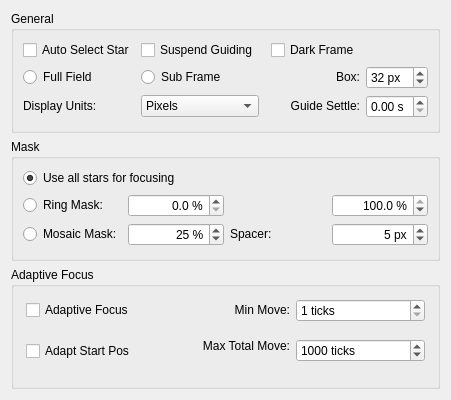
<?xml version="1.0" encoding="UTF-8"?>
<ui version="4.0">
 <class>OpsFocusSettings</class>
 <widget class="QWidget" name="OpsFocusSettings">
  <property name="geometry">
   <rect>
    <x>0</x>
    <y>0</y>
    <width>451</width>
    <height>400</height>
   </rect>
  </property>
  <property name="windowTitle">
   <string>Focus Settings</string>
  </property>
  <layout class="QVBoxLayout" name="verticalLayout_3">
   <item>
    <widget class="QGroupBox" name="generaGroupBox">
     <property name="title">
      <string>General</string>
     </property>
     <layout class="QGridLayout" name="gridLayoutSettings_2" columnstretch="0,0,0,0,0">
      <property name="spacing">
       <number>6</number>
      </property>
      <item row="0" column="0">
       <widget class="QCheckBox" name="focusAutoStarEnabled">
        <property name="sizePolicy">
         <sizepolicy hsizetype="Preferred" vsizetype="Fixed">
          <horstretch>0</horstretch>
          <verstretch>0</verstretch>
         </sizepolicy>
        </property>
        <property name="toolTip">
         <string>&lt;html&gt;&lt;head/&gt;&lt;body&gt;&lt;p&gt;This option is only active when Sub Frame is selected.  Check to allow Ekos to select a single star for focus; uncheck to allow the user to select the star to use in FitsViewer.&lt;/p&gt;&lt;/body&gt;&lt;/html&gt;</string>
        </property>
        <property name="text">
         <string>Auto Select Star</string>
        </property>
        <property name="autoRepeatDelay">
         <number>298</number>
        </property>
       </widget>
      </item>
      <item row="1" column="0">
       <widget class="QRadioButton" name="focusUseFullField">
        <property name="sizePolicy">
         <sizepolicy hsizetype="Preferred" vsizetype="Fixed">
          <horstretch>0</horstretch>
          <verstretch>0</verstretch>
         </sizepolicy>
        </property>
        <property name="toolTip">
         <string>&lt;html&gt;&lt;head/&gt;&lt;body&gt;&lt;p&gt;Select Full Field to allow focus to use multiple stars (note: Sub Frame uses a single star).  In this mode Ekos will automatically select multiple stars during Autofocus and,  for example,  average the HFR of all stars detected to perform focus. &lt;/p&gt;&lt;/body&gt;&lt;/html&gt;</string>
        </property>
        <property name="text">
         <string>Full Field</string>
        </property>
        <property name="checked">
         <bool>false</bool>
        </property>
       </widget>
      </item>
      <item row="1" column="3">
       <widget class="QLabel" name="label_16">
        <property name="sizePolicy">
         <sizepolicy hsizetype="Preferred" vsizetype="Fixed">
          <horstretch>0</horstretch>
          <verstretch>0</verstretch>
         </sizepolicy>
        </property>
        <property name="text">
         <string>Box:</string>
        </property>
        <property name="alignment">
         <set>Qt::AlignRight|Qt::AlignTrailing|Qt::AlignVCenter</set>
        </property>
        <property name="buddy">
         <cstring>focusBoxSize</cstring>
        </property>
       </widget>
      </item>
      <item row="2" column="3">
       <widget class="QLabel" name="label_18">
        <property name="sizePolicy">
         <sizepolicy hsizetype="Preferred" vsizetype="Fixed">
          <horstretch>0</horstretch>
          <verstretch>0</verstretch>
         </sizepolicy>
        </property>
        <property name="text">
         <string>Guide Settle:</string>
        </property>
        <property name="alignment">
         <set>Qt::AlignRight|Qt::AlignTrailing|Qt::AlignVCenter</set>
        </property>
        <property name="buddy">
         <cstring>focusGuideSettleTime</cstring>
        </property>
       </widget>
      </item>
      <item row="2" column="0">
       <widget class="QLabel" name="label_39">
        <property name="sizePolicy">
         <sizepolicy hsizetype="Preferred" vsizetype="Fixed">
          <horstretch>0</horstretch>
          <verstretch>0</verstretch>
         </sizepolicy>
        </property>
        <property name="text">
         <string>Display Units:</string>
        </property>
        <property name="alignment">
         <set>Qt::AlignLeading|Qt::AlignLeft|Qt::AlignVCenter</set>
        </property>
        <property name="buddy">
         <cstring>focusUnits</cstring>
        </property>
       </widget>
      </item>
      <item row="1" column="4">
       <widget class="QSpinBox" name="focusBoxSize">
        <property name="sizePolicy">
         <sizepolicy hsizetype="Preferred" vsizetype="Fixed">
          <horstretch>0</horstretch>
          <verstretch>0</verstretch>
         </sizepolicy>
        </property>
        <property name="toolTip">
         <string>&lt;html&gt;&lt;head/&gt;&lt;body&gt;&lt;p&gt;Size of the subframe in pixels.&lt;/p&gt;&lt;/body&gt;&lt;/html&gt;</string>
        </property>
        <property name="suffix">
         <string> px</string>
        </property>
        <property name="minimum">
         <number>16</number>
        </property>
        <property name="maximum">
         <number>256</number>
        </property>
        <property name="singleStep">
         <number>16</number>
        </property>
        <property name="value">
         <number>32</number>
        </property>
       </widget>
      </item>
      <item row="1" column="1" colspan="2">
       <widget class="QRadioButton" name="focusSubFrame">
        <property name="sizePolicy">
         <sizepolicy hsizetype="Preferred" vsizetype="Fixed">
          <horstretch>0</horstretch>
          <verstretch>0</verstretch>
         </sizepolicy>
        </property>
        <property name="toolTip">
         <string>&lt;html&gt;&lt;head/&gt;&lt;body&gt;&lt;p&gt;Select Sub Frame to make focus to use a single star (note: Full Field uses multiple stars).  In this mode the Auto Select Star checkbox becomes active to allow either Ekos to select a star (when checked) or to allow the user to manually select the star in FitsViewer (when unchecked).&lt;/p&gt;&lt;/body&gt;&lt;/html&gt;</string>
        </property>
        <property name="text">
         <string>Sub Frame</string>
        </property>
        <property name="checked">
         <bool>false</bool>
        </property>
       </widget>
      </item>
      <item row="2" column="4">
       <widget class="QDoubleSpinBox" name="focusGuideSettleTime">
        <property name="sizePolicy">
         <sizepolicy hsizetype="Preferred" vsizetype="Fixed">
          <horstretch>0</horstretch>
          <verstretch>0</verstretch>
         </sizepolicy>
        </property>
        <property name="toolTip">
         <string>&lt;html&gt;&lt;head/&gt;&lt;body&gt;&lt;p&gt;Wait this many seconds after autofocus completes before resuming guiding.&lt;/p&gt;&lt;/body&gt;&lt;/html&gt;</string>
        </property>
        <property name="suffix">
         <string> s</string>
        </property>
        <property name="maximum">
         <double>60.000000000000000</double>
        </property>
       </widget>
      </item>
      <item row="0" column="1">
       <widget class="QCheckBox" name="focusSuspendGuiding">
        <property name="sizePolicy">
         <sizepolicy hsizetype="Preferred" vsizetype="Fixed">
          <horstretch>0</horstretch>
          <verstretch>0</verstretch>
         </sizepolicy>
        </property>
        <property name="toolTip">
         <string>Suspend Guiding while autofocus in progress</string>
        </property>
        <property name="text">
         <string>Suspend Guiding</string>
        </property>
       </widget>
      </item>
      <item row="0" column="3">
       <widget class="QCheckBox" name="useFocusDarkFrame">
        <property name="sizePolicy">
         <sizepolicy hsizetype="Preferred" vsizetype="Fixed">
          <horstretch>0</horstretch>
          <verstretch>0</verstretch>
         </sizepolicy>
        </property>
        <property name="toolTip">
         <string>&lt;html&gt;&lt;head/&gt;&lt;body&gt;&lt;p&gt;Subtract dark frame. Create dark frames or defect maps in the Dark Library tool in the capture module.&lt;/p&gt;&lt;/body&gt;&lt;/html&gt;</string>
        </property>
        <property name="text">
         <string>Dark Frame</string>
        </property>
       </widget>
      </item>
      <item row="2" column="1">
       <widget class="QComboBox" name="focusUnits">
        <property name="toolTip">
         <string>&lt;html&gt;&lt;head/&gt;&lt;body&gt;&lt;p&gt;Display units for HFR and FWHM.&lt;/p&gt;&lt;/body&gt;&lt;/html&gt;</string>
        </property>
        <item>
         <property name="text">
          <string>Pixels</string>
         </property>
        </item>
        <item>
         <property name="text">
          <string>Arc Seconds</string>
         </property>
        </item>
       </widget>
      </item>
     </layout>
    </widget>
   </item>
   <item>
    <widget class="QGroupBox" name="maskGroupBox">
     <property name="title">
      <string>Mask</string>
     </property>
     <layout class="QGridLayout" name="gridLayout">
      <property name="spacing">
       <number>6</number>
      </property>
      <item row="2" column="0">
       <widget class="QRadioButton" name="focusMosaicMaskRB">
        <property name="sizePolicy">
         <sizepolicy hsizetype="Preferred" vsizetype="Fixed">
          <horstretch>0</horstretch>
          <verstretch>0</verstretch>
         </sizepolicy>
        </property>
        <property name="toolTip">
         <string>&lt;html&gt;&lt;head/&gt;&lt;body&gt;&lt;p&gt;Aberration inspector style mask with a 3x3 mosaic formed with tiles from the center, the corners and the edges.&lt;/p&gt;&lt;/body&gt;&lt;/html&gt;</string>
        </property>
        <property name="text">
         <string>Mosaic Mask:</string>
        </property>
       </widget>
      </item>
      <item row="1" column="0">
       <widget class="QRadioButton" name="focusRingMaskRB">
        <property name="sizePolicy">
         <sizepolicy hsizetype="Preferred" vsizetype="Fixed">
          <horstretch>0</horstretch>
          <verstretch>0</verstretch>
         </sizepolicy>
        </property>
        <property name="toolTip">
         <string>&lt;html&gt;&lt;head/&gt;&lt;body&gt;&lt;p&gt;During Full Field focusing, this controls the size of an Annulus centred at the middle of the sensor to include for processing. Set inner % to zero to include the centre of the sensor and set outer % to 100 to include the outer edges of the sensor. &lt;/p&gt;&lt;/body&gt;&lt;/html&gt;</string>
        </property>
        <property name="text">
         <string>Ring Mask:</string>
        </property>
        <property name="checked">
         <bool>false</bool>
        </property>
       </widget>
      </item>
      <item row="2" column="3">
       <widget class="QSpinBox" name="focusMosaicSpace">
        <property name="sizePolicy">
         <sizepolicy hsizetype="Preferred" vsizetype="Fixed">
          <horstretch>0</horstretch>
          <verstretch>0</verstretch>
         </sizepolicy>
        </property>
        <property name="toolTip">
         <string>&lt;html&gt;&lt;head/&gt;&lt;body&gt;&lt;p&gt;Size of the separator between the tiles.&lt;/p&gt;&lt;/body&gt;&lt;/html&gt;</string>
        </property>
        <property name="alignment">
         <set>Qt::AlignRight|Qt::AlignTrailing|Qt::AlignVCenter</set>
        </property>
        <property name="suffix">
         <string> px</string>
        </property>
        <property name="minimum">
         <number>1</number>
        </property>
        <property name="value">
         <number>5</number>
        </property>
       </widget>
      </item>
      <item row="2" column="1">
       <widget class="QSpinBox" name="focusMosaicTileWidth">
        <property name="sizePolicy">
         <sizepolicy hsizetype="Preferred" vsizetype="Fixed">
          <horstretch>0</horstretch>
          <verstretch>0</verstretch>
         </sizepolicy>
        </property>
        <property name="toolTip">
         <string>&lt;html&gt;&lt;head/&gt;&lt;body&gt;&lt;p&gt;Tiles are squares with an edge length calculated by the given percentage of the image width. The percentage is limited such that the tile size does not exceed one third of the shorter side of the image (in most cases, it's height).&lt;/p&gt;&lt;/body&gt;&lt;/html&gt;</string>
        </property>
        <property name="alignment">
         <set>Qt::AlignRight|Qt::AlignTrailing|Qt::AlignVCenter</set>
        </property>
        <property name="suffix">
         <string> %</string>
        </property>
        <property name="prefix">
         <string/>
        </property>
        <property name="minimum">
         <number>1</number>
        </property>
        <property name="maximum">
         <number>33</number>
        </property>
        <property name="singleStep">
         <number>1</number>
        </property>
        <property name="value">
         <number>25</number>
        </property>
       </widget>
      </item>
      <item row="1" column="1">
       <widget class="QDoubleSpinBox" name="focusFullFieldInnerRadius">
        <property name="sizePolicy">
         <sizepolicy hsizetype="Preferred" vsizetype="Fixed">
          <horstretch>0</horstretch>
          <verstretch>0</verstretch>
         </sizepolicy>
        </property>
        <property name="toolTip">
         <string>&lt;html&gt;&lt;head/&gt;&lt;body&gt;&lt;p&gt;Diameter of the inner circle to be excluded from focusing (e.g. a centered galaxy or star cluster). The diameter is given as percentage of the image diagonal. Set to zero to include the centre of the sensor.&lt;/p&gt;&lt;/body&gt;&lt;/html&gt;</string>
        </property>
        <property name="alignment">
         <set>Qt::AlignRight|Qt::AlignTrailing|Qt::AlignVCenter</set>
        </property>
        <property name="suffix">
         <string> %</string>
        </property>
        <property name="decimals">
         <number>1</number>
        </property>
        <property name="singleStep">
         <double>10.000000000000000</double>
        </property>
       </widget>
      </item>
      <item row="2" column="2">
       <widget class="QLabel" name="focusSpacerLabel">
        <property name="sizePolicy">
         <sizepolicy hsizetype="Preferred" vsizetype="Fixed">
          <horstretch>0</horstretch>
          <verstretch>0</verstretch>
         </sizepolicy>
        </property>
        <property name="text">
         <string>Spacer:</string>
        </property>
        <property name="buddy">
         <cstring>focusMosaicSpace</cstring>
        </property>
       </widget>
      </item>
      <item row="0" column="0" colspan="2">
       <widget class="QRadioButton" name="focusNoMaskRB">
        <property name="sizePolicy">
         <sizepolicy hsizetype="Preferred" vsizetype="Fixed">
          <horstretch>0</horstretch>
          <verstretch>0</verstretch>
         </sizepolicy>
        </property>
        <property name="toolTip">
         <string>All stars are used for focusing.</string>
        </property>
        <property name="text">
         <string>Use all stars for focusing</string>
        </property>
        <property name="checked">
         <bool>true</bool>
        </property>
       </widget>
      </item>
      <item row="1" column="3">
       <widget class="QDoubleSpinBox" name="focusFullFieldOuterRadius">
        <property name="sizePolicy">
         <sizepolicy hsizetype="Preferred" vsizetype="Fixed">
          <horstretch>0</horstretch>
          <verstretch>0</verstretch>
         </sizepolicy>
        </property>
        <property name="toolTip">
         <string>&lt;html&gt;&lt;head/&gt;&lt;body&gt;&lt;p&gt;Diameter of the outer circle to be excluded from focusing. The diameter is given as percentage of the image diagonal. Set to 100% to include the outer edges of the sensor. &lt;/p&gt;&lt;/body&gt;&lt;/html&gt;</string>
        </property>
        <property name="alignment">
         <set>Qt::AlignRight|Qt::AlignTrailing|Qt::AlignVCenter</set>
        </property>
        <property name="suffix">
         <string> %</string>
        </property>
        <property name="decimals">
         <number>1</number>
        </property>
        <property name="singleStep">
         <double>10.000000000000000</double>
        </property>
        <property name="value">
         <double>100.000000000000000</double>
        </property>
       </widget>
      </item>
     </layout>
    </widget>
   </item>
   <item>
    <widget class="QGroupBox" name="adaptiveFocusGroup">
     <property name="enabled">
      <bool>true</bool>
     </property>
     <property name="sizePolicy">
      <sizepolicy hsizetype="Preferred" vsizetype="Preferred">
       <horstretch>0</horstretch>
       <verstretch>0</verstretch>
      </sizepolicy>
     </property>
     <property name="title">
      <string>Adaptive Focus</string>
     </property>
     <layout class="QGridLayout" name="gridLayout_2">
      <property name="leftMargin">
       <number>12</number>
      </property>
      <property name="topMargin">
       <number>12</number>
      </property>
      <property name="rightMargin">
       <number>12</number>
      </property>
      <property name="bottomMargin">
       <number>12</number>
      </property>
      <property name="spacing">
       <number>6</number>
      </property>
      <item row="0" column="2">
       <widget class="QSpinBox" name="focusAdaptiveMinMove">
        <property name="sizePolicy">
         <sizepolicy hsizetype="Preferred" vsizetype="Fixed">
          <horstretch>0</horstretch>
          <verstretch>0</verstretch>
         </sizepolicy>
        </property>
        <property name="toolTip">
         <string>&lt;html&gt;&lt;head/&gt;&lt;body&gt;&lt;p&gt;The minimum size of an adaptive focus change that will be sent to the focuser.&lt;/p&gt;&lt;/body&gt;&lt;/html&gt;</string>
        </property>
        <property name="suffix">
         <string> ticks</string>
        </property>
        <property name="minimum">
         <number>1</number>
        </property>
        <property name="maximum">
         <number>10000</number>
        </property>
        <property name="value">
         <number>1</number>
        </property>
       </widget>
      </item>
      <item row="3" column="2" rowspan="4">
       <widget class="QSpinBox" name="focusAdaptiveMaxMove">
        <property name="sizePolicy">
         <sizepolicy hsizetype="Preferred" vsizetype="Fixed">
          <horstretch>0</horstretch>
          <verstretch>0</verstretch>
         </sizepolicy>
        </property>
        <property name="toolTip">
         <string>&lt;html&gt;&lt;head/&gt;&lt;body&gt;&lt;p&gt;The maximum total Adaptive focuser movement between Autofocus runs.  If this value is hit,  adaptive focusing is suspended.  The purpose of this control is to handle runaway adaptive focusing.&lt;/p&gt;&lt;/body&gt;&lt;/html&gt;</string>
        </property>
        <property name="suffix">
         <string> ticks</string>
        </property>
        <property name="minimum">
         <number>1</number>
        </property>
        <property name="maximum">
         <number>100000</number>
        </property>
        <property name="value">
         <number>1000</number>
        </property>
       </widget>
      </item>
      <item row="0" column="0">
       <widget class="QCheckBox" name="focusAdaptive">
        <property name="sizePolicy">
         <sizepolicy hsizetype="Preferred" vsizetype="Fixed">
          <horstretch>0</horstretch>
          <verstretch>0</verstretch>
         </sizepolicy>
        </property>
        <property name="toolTip">
         <string>&lt;html&gt;&lt;head/&gt;&lt;body&gt;&lt;p&gt;Enable Adaptive Focus between subframes. This is an experimental feature.&lt;/p&gt;&lt;/body&gt;&lt;/html&gt;</string>
        </property>
        <property name="text">
         <string>Adaptive Focus</string>
        </property>
       </widget>
      </item>
      <item row="0" column="1">
       <widget class="QLabel" name="label_7">
        <property name="sizePolicy">
         <sizepolicy hsizetype="Preferred" vsizetype="Fixed">
          <horstretch>0</horstretch>
          <verstretch>0</verstretch>
         </sizepolicy>
        </property>
        <property name="toolTip">
         <string>&lt;html&gt;&lt;head/&gt;&lt;body&gt;&lt;p&gt;Minimum focuser movement when using Adaptive Focus.&lt;/p&gt;&lt;/body&gt;&lt;/html&gt;</string>
        </property>
        <property name="text">
         <string>Min Move:</string>
        </property>
        <property name="alignment">
         <set>Qt::AlignRight|Qt::AlignTrailing|Qt::AlignVCenter</set>
        </property>
        <property name="buddy">
         <cstring>focusAdaptiveMinMove</cstring>
        </property>
       </widget>
      </item>
      <item row="3" column="0" rowspan="4">
       <widget class="QCheckBox" name="focusAdaptStart">
        <property name="sizePolicy">
         <sizepolicy hsizetype="Preferred" vsizetype="Fixed">
          <horstretch>0</horstretch>
          <verstretch>0</verstretch>
         </sizepolicy>
        </property>
        <property name="toolTip">
         <string>&lt;html&gt;&lt;head/&gt;&lt;body&gt;&lt;p&gt;Adapt the Autofocus start position based on filter and the Adaptive Focus settings. This is an experimental feature.&lt;/p&gt;&lt;/body&gt;&lt;/html&gt;</string>
        </property>
        <property name="text">
         <string>Adapt Start Pos</string>
        </property>
       </widget>
      </item>
      <item row="4" column="1">
       <widget class="QLabel" name="label_6">
        <property name="sizePolicy">
         <sizepolicy hsizetype="Preferred" vsizetype="Fixed">
          <horstretch>0</horstretch>
          <verstretch>0</verstretch>
         </sizepolicy>
        </property>
        <property name="text">
         <string>Max Total Move:</string>
        </property>
        <property name="alignment">
         <set>Qt::AlignRight|Qt::AlignTrailing|Qt::AlignVCenter</set>
        </property>
        <property name="buddy">
         <cstring>focusAdaptiveMaxMove</cstring>
        </property>
       </widget>
      </item>
     </layout>
    </widget>
   </item>
  </layout>
 </widget>
 <tabstops>
  <tabstop>focusAutoStarEnabled</tabstop>
  <tabstop>focusSuspendGuiding</tabstop>
  <tabstop>useFocusDarkFrame</tabstop>
  <tabstop>focusUseFullField</tabstop>
  <tabstop>focusSubFrame</tabstop>
  <tabstop>focusBoxSize</tabstop>
  <tabstop>focusUnits</tabstop>
  <tabstop>focusGuideSettleTime</tabstop>
  <tabstop>focusNoMaskRB</tabstop>
  <tabstop>focusRingMaskRB</tabstop>
  <tabstop>focusFullFieldInnerRadius</tabstop>
  <tabstop>focusFullFieldOuterRadius</tabstop>
  <tabstop>focusMosaicMaskRB</tabstop>
  <tabstop>focusMosaicTileWidth</tabstop>
  <tabstop>focusMosaicSpace</tabstop>
  <tabstop>focusAdaptive</tabstop>
  <tabstop>focusAdaptiveMinMove</tabstop>
  <tabstop>focusAdaptStart</tabstop>
  <tabstop>focusAdaptiveMaxMove</tabstop>
 </tabstops>
 <resources/>
 <connections/>
</ui>
